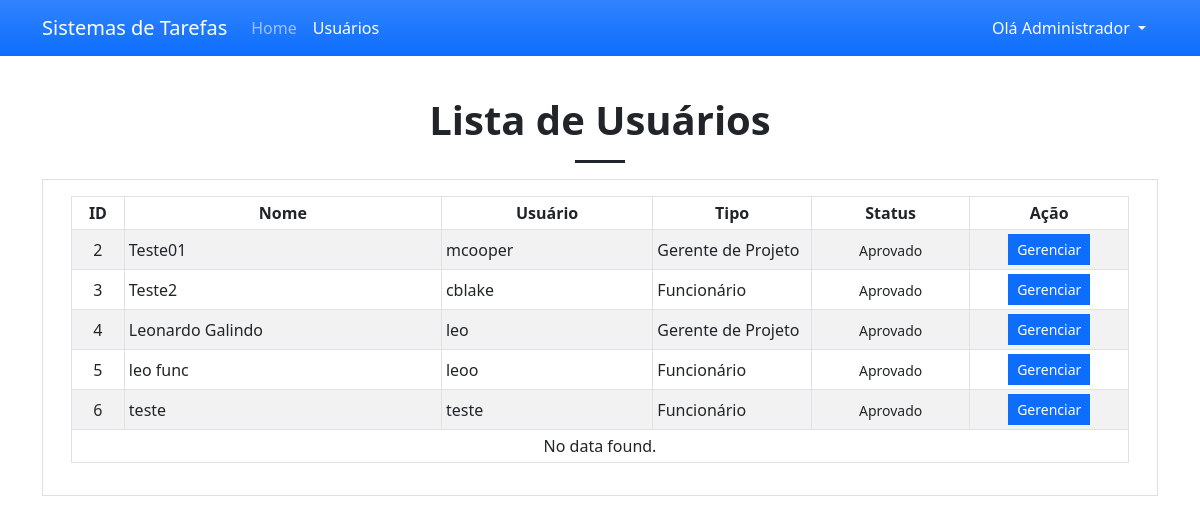
Before: /?page=users (signed in) with the older database file.
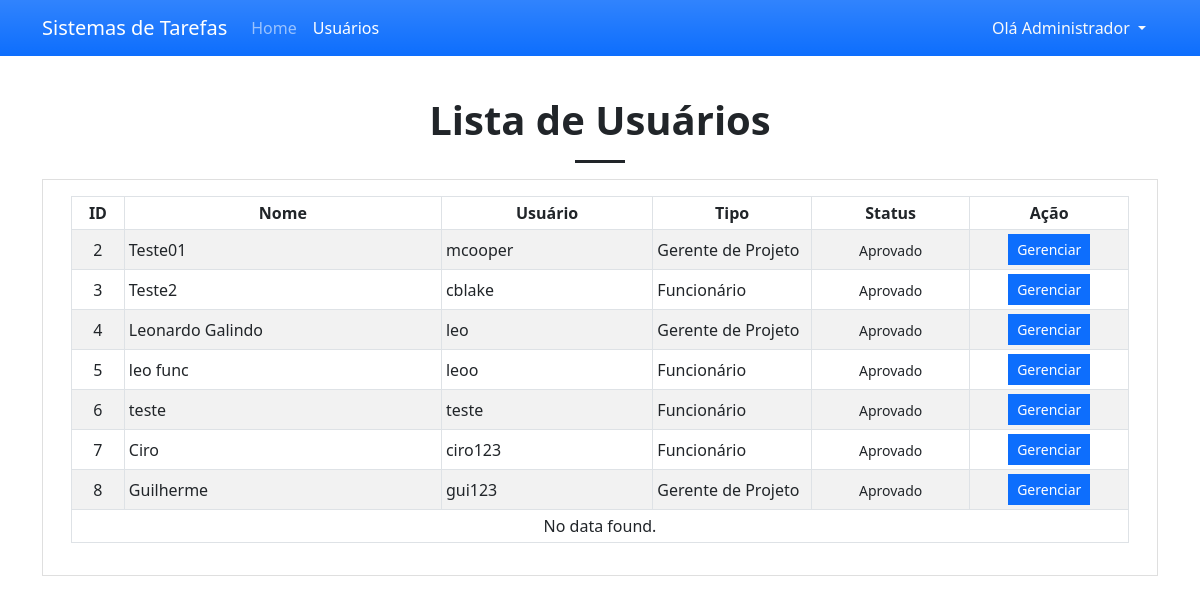
After: the same page with the newer database file.
### tables this page shows
CREATE TABLE `user_list` (
            `user_id` INTEGER NOT NULL PRIMARY KEY AUTOINCREMENT,
            `fullname` INTEGER NOT NULL,
            `username` TEXT NOT NULL,
            `password` TEXT NOT NULL,
            `type` TINYINT(1) NOT NULL Default 0,
            `status` TINYINT(1) NOT NULL Default 0,
            `date_created` TIMESTAMP DEFAULT CURRENT_TIMESTAMP
        );

### users.php (the view, shortened to what this page needs)
<?php
$sql = "SELECT `user_id`, `fullname`, `username`, `status`, `type` FROM `user_list` where `user_id` NOT IN (1, {$_SESSION['user_id']})";
$query = $conn->query($sql);
?>
<h1 class="text-center fw-bolder">Lista de Usuários</h1>
<hr class="mx-auto opacity-100" style="width:50px;height:3px">
<div class="card rounded-0">
    <div class="card-body">
        <div class="container">
            <div class="table-responsive">
                <table class="table table-striped table-bordered table-sm">
                    <colgroup>
                        <col width="5%">
                        <col width="30%">
                        <col width="20%">
                        <col width="15%">
                        <col width="15%">
                        <col width="15%">
                    </colgroup>
                    <thead>
                        <tr>
                            <th class="text-center">ID</th>
                            <th class="text-center">Nome</th>
                            <th class="text-center">Usuário</th>
                            <th class="text-center">Tipo</th>
                            <th class="text-center">Status</th>
                            <th class="text-center">Ação</th>
                        </tr>
                    </thead>
                    <tbody>
                        <?php while($row = $query->fetchArray()): ?>
                            <tr>
                                <td class="text-center"><?= $row['user_id'] ?></td>
                                <td><?= $row['fullname'] ?></td>
                                <td><?= $row['username'] ?></td>
                                <td>
                                    <?php
                                    switch($row['type']){
                                        case 1:
                                            echo 'Gerente de Projeto';
                                            break;
                                        case 2:
                                            echo 'Funcionário';
                                            break;
                                    }
                                    ?>
                                </td>
                                <td class="text-center">
                                    <?php
                                        switch($row['status']){
                                            case 1:
                                                echo "<small class='text-body-tertiary'>Aprovado</small>";
                                                break;
                                        }
                                    ?>
                                </td>
                                <td class="text-center">
                                    <div class="btn-group btn-group-sm">
                                        <a href="./?page=manage_user&id=<?= $row['user_id'] ?>" class="btn btn-sm btn-primary rounded-0">Gerenciar</a>
                                    </div>
                                </td>
                            </tr>
                        <?php endwhile; ?>
                        <?php if(!$query->fetchArray()): ?>
                            <tr>
                                <td colspan="6" class="text-center">No data found.</td>
                            </tr>
                        <?php endif; ?>
                    </tbody>
                </table>
            </div>
        </div>
    </div>
</div>

### index.php (shortened to what this page needs)
<?php
$page = $_GET['page'] ?? 'home';
?>
<!DOCTYPE html>
<html lang="en">
<head>
    <link rel="stylesheet" href="./css/bootstrap.min.css">
    <link rel="stylesheet" href="./css/custom.css">
</head>
<body>
    <main>
    <nav class="navbar navbar-expand-lg navbar-dark bg-primary bg-gradient" id="topNavBar">
        <div class="container">
            <a class="navbar-brand" href="./">
            Sistemas de Tarefas
            </a>
            <div class="collapse navbar-collapse" id="navbarNav">
                <ul class="navbar-nav">
                    <?php if($_SESSION['type'] == 0): ?>
                    <li class="nav-item">
                        <a class="nav-link <?php echo ($page == 'home')? 'active' : '' ?>" aria-current="page" href="./">Home</a>
                    </li>
                    <li class="nav-item">
                        <a class="nav-link <?php echo ($page == 'users')? 'active' : '' ?>" aria-current="page" href="./?page=users">Usuários</a>
                    </li>
                    <?php endif; ?>
                </ul>
            </div>
            <div class="dropdown">
                <button class="btn btn-secondary dropdown-toggle bg-transparent  text-light border-0" type="button" id="dropdownMenuButton1" data-bs-toggle="dropdown" aria-expanded="false">
                    Olá <?php echo $_SESSION['fullname'] ?>
                </button>
            </div>
        </div>
    </nav>
    <div class="container-md py-3" id="page-container">
        <div class="my-4">
            <?php include($page.".php");  ?>
        </div>
    </div>
</body>
</html>

### css/custom.css (style rules this page uses)
html, body { margin: unset; height: 100%; width: 100%; overflow-x: hidden; }
body { padding-bottom:5em; }
table th, table td { vertical-align: middle !important; }

Changed rows visible on the page:
added user_list: user_id "7", fullname "Ciro", username "ciro123", type "Funcionário", status "Aprovado"
added user_list: user_id "8", fullname "Guilherme", username "gui123", type "Gerente de Projeto", status "Aprovado"
